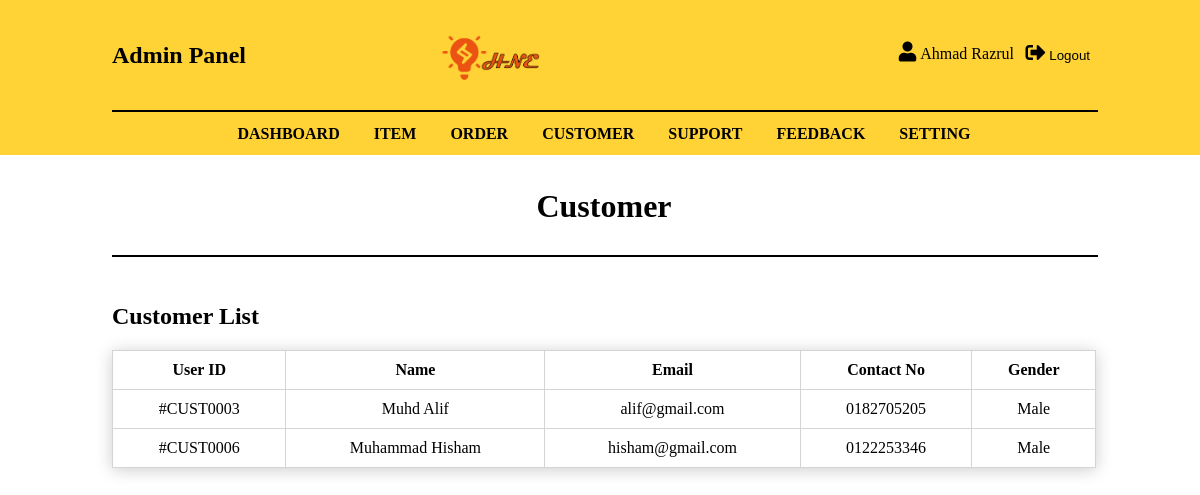
Page /admin/customer.php (signed in) on the committed database.
### tables this page shows
CREATE TABLE `he_user` (
  `userID` varchar(255) NOT NULL,
  `userName` varchar(100) NOT NULL,
  `userEmail` varchar(50) NOT NULL,
  `userPassword` varchar(50) NOT NULL,
  `userNo` varchar(15) NOT NULL,
  `userGender` varchar(10) NOT NULL,
  `role` varchar(10) NOT NULL
);

### admin/customer.php (the view, shortened to what this page needs)
<?php
	include ('header.php');
	$sql = "SELECT * FROM he_user WHERE role='CUSTOMER'";
	$result = $connection->query($sql);
	$check = $result->num_rows;
	echo '
		<div class="body-main body-admin">
			<div class="wrap">
				<h1 class="content-title">Customer</h1>
				<hr>
				<br><br>
				<div class="single-content customer">
					<div class="title-customer">
						<h2>Customer List</h2>
					</div>
					<div class="table-content-customer">
	';
						if ($check > 0) {
							echo '
								<table border="1" class="customer-table">
									<tr>
										<th>User ID</th>
										<th>Name</th>
										<th>Email</th>
										<th>Contact No</th>
										<th>Gender</th>
									</tr>
							';
							while ($cust = $result->fetch_array()) {
								echo '
									<tr>
										<td>'.$cust['userID'].'</td>
										<td>'.$cust['userName'].'</td>
										<td>'.$cust['userEmail'].'</td>
										<td>'.$cust['userNo'].'</td>
										<td>'.$cust['userGender'].'</td>
									</tr>
								';
							}
							echo '
								</table>
							';
						} else {
							echo '<h3 style="width:100%;">No customer found</h3>';
						}
	echo '
					</div>
				</div>
			</div>
		</div>
	';
?>

### admin/header.php (shortened to what this page needs)
<?php
	require ('../config.php');
    $userID = $_SESSION['user'];
    $sql = "SELECT userName FROM he_user WHERE userID='$userID'";
    $result = $connection->query($sql);
    $user = $result->fetch_array();
	echo'
		<!DOCTYPE html>
		<html>
			<head>
				<title>HouzNeed Electrical</title>
				<link rel="stylesheet" type="text/css" href="../css/style.css" />
				<link rel="shortcut icon" type="../image/icon" href="../images/favicon.png"/>
				<link rel="stylesheet" href="../css/all.css">
			</head>
			<body>
				<div class="header-main admin">
					<div class="wrap">
						<div class="title-admin-panel">
							<h2>Admin Panel</h2>
						</div>
						<div class="logo-main">
							<a href="../index.php"><img src="../images/logo.png" width="100px" height="100px"></a>
						</div>
						<div class="mini-user-site">
							<a href="index.php"><i class="fas fa-user"></i>&nbsp;'.$user['userName'].'</a>
							<form action="" method="POST">
								<button class="btn-logout" type="submit" name="logout">
									<i class="fas fa-sign-out-alt"></i>&nbsp;Logout
								</button>
							</form>
						</div>
						<hr>
						<br>
						<ul class="main-menu">
							<li><a href="index.php">Dashboard</a></li>
							<li><a href="item.php">Item</a></li>
							<li><a href="order.php">Order</a></li>
							<li><a href="customer.php">Customer</a></li>
							<li><a href="support.php">Support</a></li>
							<li><a href="feedback.php">Feedback</a></li>
							<li><a href="setting.php">Setting</a></li>
						</ul>
					</div>
				</div>
	';
?>

### css/style.css (style rules this page uses)
body { margin :0px; overflow-x: hidden; font-family: Calibri; }
a { color: black; text-decoration: none; }
i.fas.fa-user, i.fas.fa-shopping-cart, i.fas.fa-sign-out-alt, i.far.fa-money-bill-alt, i.fas.fa-credit-card { font-size: 20px; }
form { width: 100%; }
::placeholder { color:black; }
.header-main, .footer-main { display: -webkit-box; background-color: #ffd335; }
.header-main hr, .body-main hr { float: left; width: 100%; border-style: solid; border-color: black; border-width: 0.5px; }
.body-main { display: -webkit-box; }
.wrap { padding: 1%; width: 82%; margin: 0 120px 0 100px; }
h1.content-title { text-align: center; }
.header-main .wrap { padding-bottom: 0px; }
.logo-main { width: 33.333%; float: left; height: 90px; }
.logo-main a { display: -webkit-box; text-align: -webkit-center; }
.mini-user-site { width: 33.333%; float: right; text-align: right; margin-top: 3%; }
.main-menu { float: left; width: 100%; text-align: center; margin-top: -8px; text-transform: uppercase; font-weight: bold; list-style: none; padding: 0px; margin-bottom: 0px; }
.main-menu li { display: inline-block; height: 29px; }
.main-menu a { padding: 0 15px; }
.single-content { display: -webkit-box; }
button.btn-logout { background: none; border: none; cursor: pointer; }
.header-main.admin ul.main-menu { margin-top: 5px; }
.header-main.admin .main-menu li { height: 30px; }
.admin .mini-user-site form { display: inline-block; float: right; width: 25%; }
.title-admin-panel { width: 33.333%; float: left; margin-top: 3%; }
.title-admin-panel h2 { margin: 0px; }
.single-content.customer { display: block; }
.single-content.customer table.customer-table { text-align: center; width: 100%; border: 1px solid #d4d4d4; border-collapse: collapse; box-shadow: 0px 2px 16px 0px rgba(0,0,0,0.2); }
.single-content.customer table.customer-table th, .single-content.customer table.customer-table td { padding: 10px; }

### css/all.css (style rules this page uses)
.fa, .fas, .far, .fal, .fab { -moz-osx-font-smoothing: grayscale; -webkit-font-smoothing: antialiased; display: inline-block; font-style: normal; font-variant: normal; text-rendering: auto; line-height: 1; }
.fa-sign-out-alt:before { content: "\f2f5"; }
.fa-user:before { content: "\f007"; }
.fa, .fas { font-family: 'Font Awesome 5 Free'; font-weight: 900; }

### rows in the picture
he_user: userName "Ahmad Razrul"
he_user: userID "#CUST0003", userName "Muhd Alif", userEmail "alif@gmail.com", userNo "0182705205", userGender "Male"
he_user: userID "#CUST0006", userName "Muhammad Hisham", userEmail "hisham@gmail.com", userNo "0122253346", userGender "Male"
